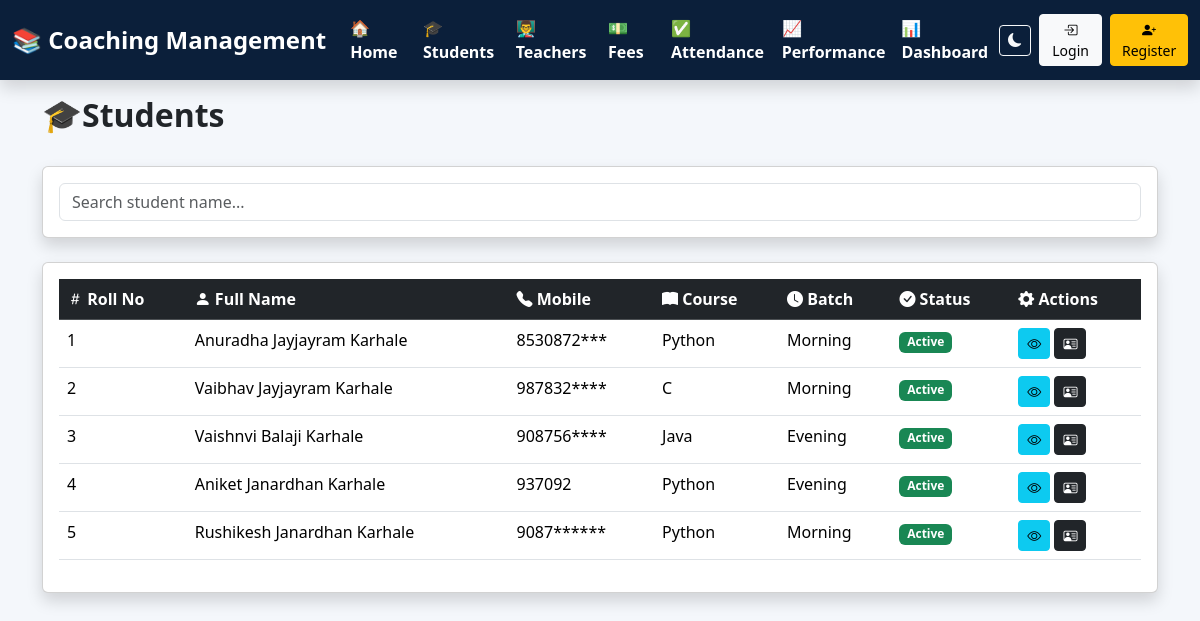
The app's page /students, older data.
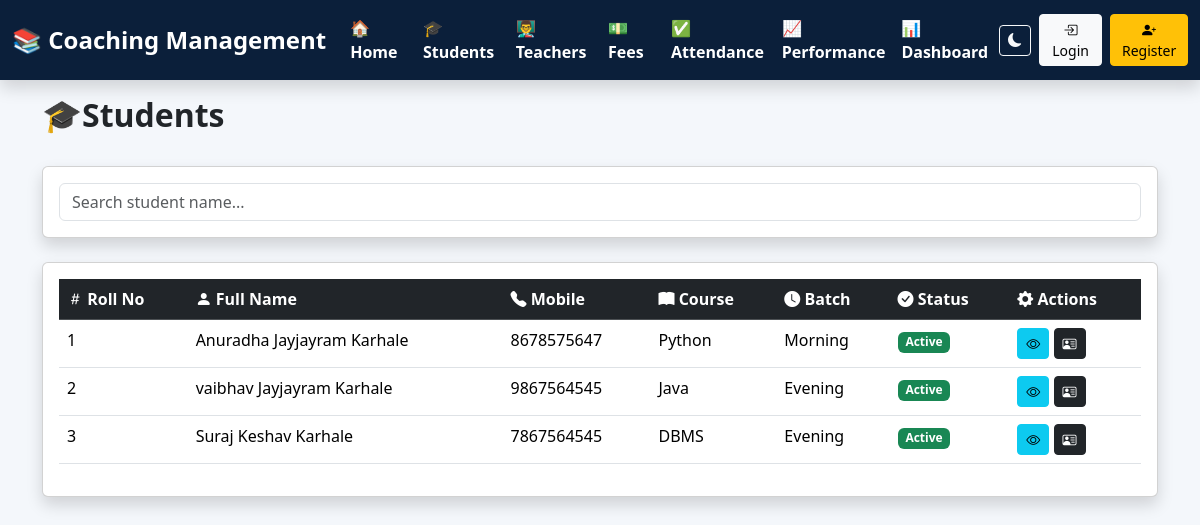
The same page, newer data.
### tables this page shows
CREATE TABLE students(

        id INTEGER PRIMARY KEY AUTOINCREMENT,
        roll_no INTEGER UNIQUE,
        name TEXT,
        father_name TEXT,
        surname TEXT,
        mobile TEXT,
        course TEXT,
        batch TEXT,
        address TEXT,
        admission_date TEXT,
        status TEXT

    , photo TEXT DEFAULT 'default.png');

### app.py (the view)
@app.route("/students")
def students():
    search = request.args.get("search")
    conn = get_connection()
    if search:
        students = conn.execute("""
        SELECT *
        FROM students
        WHERE name LIKE ?
        OR mobile LIKE ?
        OR course LIKE ?
        ORDER BY id ASC
        """,
        (
            "%"+search+"%",
            "%"+search+"%",
            "%"+search+"%"
        )).fetchall()
    else:
        students = conn.execute("""
        SELECT *
        FROM students
        ORDER BY id ASC
        """).fetchall()
    conn.close()
    return render_template(
        "students.html",
        students=students
    )

### db.py (called while the page is built)
def get_connection():
    conn = sqlite3.connect(DATABASE)
    conn.row_factory = sqlite3.Row
    conn.execute("PRAGMA foreign_keys = ON")
    return conn

### templates/students.html (shortened to what this page needs)
{% extends "base.html" %}
{% block content %}
<div class="d-flex justify-content-between align-items-center mb-4">
    <h2 class="fw-bold">
        🎓Students
    </h2>
</div>
<div class="card shadow p-3 mb-4">
    <input
        type="text"
        id="search"
        class="form-control"
        placeholder="Search student name..."
    >
</div>
<div class="card shadow p-3">
<div class="table-responsive">
<table class="table table-hover" id="studentTable">
<thead class="table-dark">
<tr>
<th>
    <i class="bi bi-hash"></i>
    Roll No
</th>
<th>
    <i class="bi bi-person-fill"></i>
    Full Name
</th>
<th>
    <i class="bi bi-telephone-fill"></i>
    Mobile
</th>
<th>
  <i class="bi bi-book-fill"></i>
    Course
</th>
<th>
    <i class="bi bi-clock-fill"></i>
    Batch
</th>
<th>
    <i class="bi bi-check-circle-fill"></i>
    Status
</th>
<th>
    <i class="bi bi-gear-fill"></i>
    Actions</th>
</tr>
</thead>
<tbody>
{% for s in students %}
<tr>
<td>{{ s.roll_no }}</td>
<td>
    {{ s.name}}
    {{ s.father_name }}  {{s.surname}}
</td>
<td>{{ s.mobile }}</td>
<td>{{ s.course }}</td>
<td>{{ s.batch }}</td>
<td>
{% if s.status == "Active" %}
<span class="badge bg-success">
Active
</span>
{% else %}
<span class="badge bg-danger">
Inactive
</span>
{% endif %}
</td>
<td>
    <a href="/view_student/{{ s.id }}" class="btn btn-info btn-sm">
        <i class="bi bi-eye"></i>
    </a>
    <a href="/student_id_card/{{ s.id }}" class="btn btn-dark btn-sm">
        <i class="bi bi-person-vcard"></i>
    </a>
</td>
</tr>
{% endfor %}
</tbody>
</table>
</div>
</div>
{% endblock %}

### templates/base.html (shortened to what this page needs)
<!DOCTYPE html>
<html lang="en">
<head>
<link href="https://cdn.jsdelivr.net/npm/bootstrap@5.3.3/dist/css/bootstrap.min.css"
rel="stylesheet">
<link href="https://cdn.jsdelivr.net/npm/bootstrap-icons@1.11.3/font/bootstrap-icons.css"
rel="stylesheet">
</head>
<body>
<nav class="navbar navbar-expand-lg navbar-dark shadow sticky-top"
style="background-color:#0b1f3a;">
<div class="container-fluid">
<a class="navbar-brand fw-bold fs-4"
href="/">
📚 Coaching Management
</a>
<div class="collapse navbar-collapse"
id="navbarNav">
<ul class="navbar-nav me-auto mb-2 mb-lg-0">
<li class="nav-item">
<a class="nav-link fw-bold fs-6 text-white" href="/">
🏠 Home
</a>
</li>
<li class="nav-item">
<a class="nav-link fw-bold fs-6 text-white" href="/students">
🎓 Students
</a>
</li>
<li class="nav-item">
<a class="nav-link fw-bold fs-6 text-white" href="/teachers">
👨‍🏫 Teachers
</a>
</li>
<li class="nav-item">
<a class="nav-link fw-bold fs-6 text-white" href="/fees">
💵 Fees
</a>
</li>
<li class="nav-item">
<a class="nav-link fw-bold fs-6 text-white" href="/attendance">
✅ Attendance
</a>
</li>
<li class="nav-item">
<a class="nav-link fw-bold fs-6 text-white" href="{{url_for('performance')}}">
📈 Performance
</a>
</li>
<li class="nav-item">
<a class="nav-link fw-bold fs-6 text-white" href="/dashboard">
📊 Dashboard
</a>
</li>
</ul>
<button class="btn btn-outline-light btn-sm me-lg-2 mb-2 mb-lg-0"
onclick="darkMode()">
<i class="bi bi-moon-fill"></i>
</button>
{% if session.get("username") %}
<div class="dropdown">
    <button class="btn btn-dark dropdown-toggle d-flex align-items-center"
            type="button"
            data-bs-toggle="dropdown">
        <i class="bi bi-person-circle fs-5 me-2"></i>
        {{session["username"]}}
    </button>
      <ul class="dropdown-menu dropdown-menu-end shadow border-0">
        <li>
            <a href="{{ url_for('logout') }}"
               class="dropdown-item text-danger fw-semibold">
                <i class="bi bi-box-arrow-right me-2"></i>
                Logout
            </a>
        </li>
    </ul>
</div>
{% else %}
<a href="{{url_for('login')}}"
class="btn btn-light btn-sm me-2">
<i class="bi bi-box-arrow-in-right"></i>
Login
</a>
<a href="{{url_for('register')}}"
class="btn btn-warning btn-sm">
<i class="bi bi-person-plus-fill"></i>
Register
</a>
{% endif %}
</div>
</div>
</nav>
<div class="container mt-3">
{% block content %}
{% endblock %}
</div>
</body>
</html>

### templates/base.html (style rules this page uses)
body { background:#f4f7fb; transition:0.3s; }

Row changes from the older to the newer data that the page shows:
removed students: roll_no "4", name "Aniket", father_name "Janardhan", surname "Karhale", mobile "937092", course "Python", batch "Evening", status "Active"
removed students: roll_no "5", name "Rushikesh", father_name "Janardhan", surname "Karhale", mobile "9087******", course "Python", batch "Morning", status "Active"
changed students "Anuradha": mobile "8530872***" → "8678575647"
changed students: name "Vaibhav" → "vaibhav"; mobile "987832****" → "9867564545"; course "C" → "Java"; batch "Morning" → "Evening"
changed students: name "Vaishnvi" → "Suraj"; father_name "Balaji" → "Keshav"; mobile "908756****" → "7867564545"; course "Java" → "DBMS"
